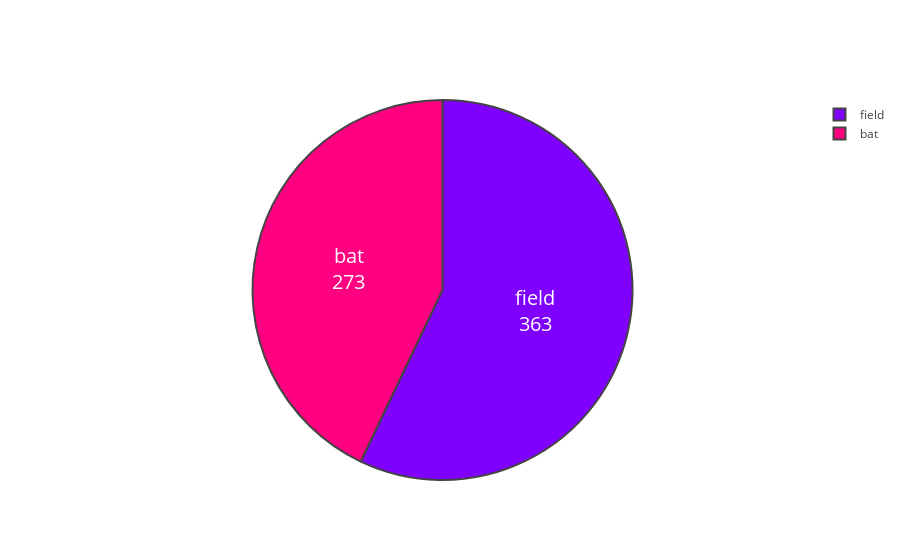

Notebook code for this chart:
### Code cell
#### What most of the toss winners are choosing the decision to feild or the bat.
#### Lets put a pie chart for the feild and bat decision.

toss_decision=pa.DataFrame((match_data['toss_decision'].value_counts()).reset_index())
toss_decision.columns=['decision','count']
#### appending the percentage for bat and feild.
toss_decision['percentage']=np.round(toss_decision['count']/sum(toss_decision['count'])*100,2)
toss_decision['percentage']=toss_decision['percentage'].apply(str)+"%"

from plotly.graph_objs import Pie

colors=['rgb(128, 0, 255)','rgb(255, 0, 128)']

decision = Pie(labels=toss_decision['decision'],
             values=toss_decision['count'],
             textinfo="label+value",
             marker=dict(colors=colors,
                         line = dict(width=2)),
             textfont=dict(size=20)
            )


plotly.offline.iplot({
    "data":[decision]
})

### Figure 1 — Plotly figure (JSON) as saved in the notebook; plotly's stock layout.template omitted (floating-point values rounded to 4 significant figures)
{"data": [{"labels": ["field", "bat"], "marker": {"colors": ["rgb(128, 0, 255)", "rgb(255, 0, 128)"], "line": {"width": 2}}, "textfont": {"size": 20}, "textinfo": "label+value", "type": "pie", "values": [363, 273]}], "layout": {}}
